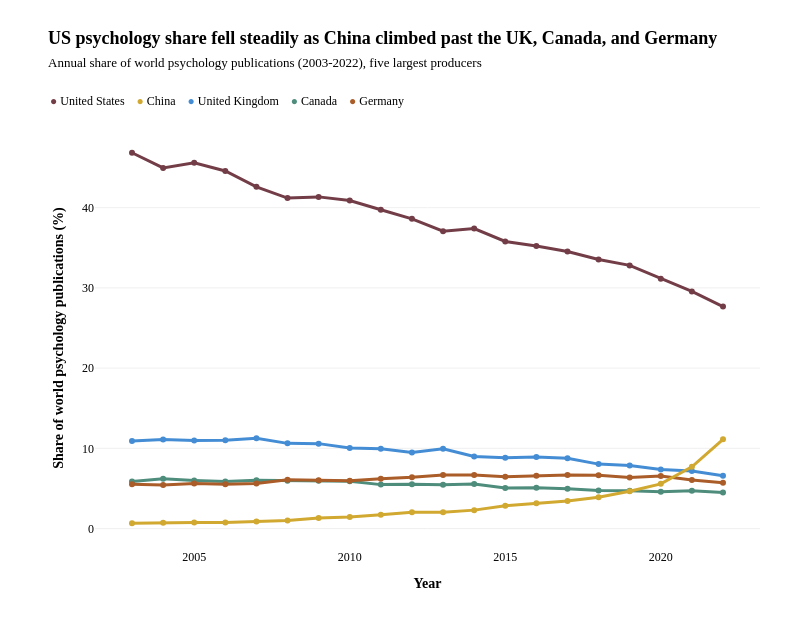

The notebook cell saved with this chart:
### Markdown cell above
## Change over time

### Code cell
panel_cy = merged_data.groupby(['iso_alpha', 'Country', 'Year'], as_index=False)['Publications'].sum()

world_by_year = panel_cy.groupby('Year')['Publications'].sum()
panel_cy = panel_cy.merge(world_by_year.rename('world_total'), left_on='Year', right_index=True)
panel_cy['share_of_world'] = panel_cy['Publications'] / panel_cy['world_total']

trend_countries = {"USA":"United States", "GBR":"United Kingdom", "CAN":"Canada", "DEU":"Germany", "CHN":"China"}
trend_colors = {"United States": LEAD, 
                "China": ALT, 
                "United Kingdom": UK_C,
                "Canada": CA_C, 
                "Germany": DE_C}
legend_order = ["United States", "China", "United Kingdom", "Canada", "Germany"]

trend_fig = go.Figure()

for iso, name in trend_countries.items():
    sub = panel_cy[panel_cy['iso_alpha'] == iso].sort_values('Year')
    trend_fig.add_trace(go.Scatter(
        x=sub['Year'].tolist(), y=(sub['share_of_world'] * 100).round(4).tolist(),
        mode="lines+markers", name=name, showlegend=False,
        line=dict(color=trend_colors[name], width=3),
        marker=dict(size=6, color=trend_colors[name]),
        hovertemplate=f"<b>{name}</b><br>Year: %{{x}}<br>Share: %{{y:.2f}}%<extra></extra>",
    ))

trend_fig.update_xaxes(title="<b>Year</b>", showgrid=False, zeroline=False, automargin=False,
                       tickfont=dict(family=SANS, size=12))
trend_fig.update_yaxes(title="<b>Share of world psychology publications (%)</b>", showgrid=True,
                       gridcolor=GRID, zeroline=False, automargin=False,
                       tickfont=dict(family=SANS, size=12))

trend_fig.update_layout(
    autosize=True, paper_bgcolor=BG, plot_bgcolor=BG,
    font=dict(family=SANS, size=12, color="black"),
    hoverlabel=HOVER,
    margin=dict(t=20, b=70, l=52, r=20),
)

titled(trend_fig,
       "US psychology share fell steadily as China climbed past the UK, Canada, and Germany",
       "Annual share of world psychology publications (2003-2022), five largest producers",
       legend=[(name, trend_colors[name]) for name in legend_order],
       png="global_share_overtime.png", height=618, margin=dict(t=128, b=70, l=95, r=40), title_top=44)

### Figure 1 — Plotly figure (JSON) as saved in the notebook; plotly's stock layout.template omitted (floating-point values rounded to 4 significant figures)
{"data": [{"hovertemplate": "<b>United States</b><br>Year: %{x}<br>Share: %{y:.2f}%<extra></extra>", "line": {"color": "#733D47", "width": 3}, "marker": {"color": "#733D47", "size": 6}, "mode": "lines+markers", "name": "United States", "showlegend": false, "type": "scatter", "x": [2003, 2004, 2005, 2006, 2007, 2008, 2009, 2010, 2011, 2012, 2013, 2014, 2015, 2016, 2017, 2018, 2019, 2020, 2021, 2022], "y": [46.84, 44.95, 45.59, 44.57, 42.59, 41.19, 41.34, 40.89, 39.74, 38.6, 37.06, 37.39, 35.78, 35.22, 34.52, 33.53, 32.8, 31.13, 29.56, 27.67]}, {"hovertemplate": "<b>United Kingdom</b><br>Year: %{x}<br>Share: %{y:.2f}%<extra></extra>", "line": {"color": "#448DD4", "width": 3}, "marker": {"color": "#448DD4", "size": 6}, "mode": "lines+markers", "name": "United Kingdom", "showlegend": false, "type": "scatter", "x": [2003, 2004, 2005, 2006, 2007, 2008, 2009, 2010, 2011, 2012, 2013, 2014, 2015, 2016, 2017, 2018, 2019, 2020, 2021, 2022], "y": [10.91, 11.11, 10.99, 11.01, 11.25, 10.62, 10.59, 10.04, 9.942, 9.489, 9.955, 8.985, 8.831, 8.931, 8.76, 8.034, 7.857, 7.364, 7.163, 6.573]}, {"hovertemplate": "<b>Canada</b><br>Year: %{x}<br>Share: %{y:.2f}%<extra></extra>", "line": {"color": "#4E8C7B", "width": 3}, "marker": {"color": "#4E8C7B", "size": 6}, "mode": "lines+markers", "name": "Canada", "showlegend": false, "type": "scatter", "x": [2003, 2004, 2005, 2006, 2007, 2008, 2009, 2010, 2011, 2012, 2013, 2014, 2015, 2016, 2017, 2018, 2019, 2020, 2021, 2022], "y": [5.881, 6.204, 6.004, 5.872, 6.022, 5.963, 5.974, 5.884, 5.478, 5.525, 5.47, 5.547, 5.054, 5.095, 4.952, 4.741, 4.71, 4.592, 4.725, 4.481]}, {"hovertemplate": "<b>Germany</b><br>Year: %{x}<br>Share: %{y:.2f}%<extra></extra>", "line": {"color": "#AA5D28", "width": 3}, "marker": {"color": "#AA5D28", "size": 6}, "mode": "lines+markers", "name": "Germany", "showlegend": false, "type": "scatter", "x": [2003, 2004, 2005, 2006, 2007, 2008, 2009, 2010, 2011, 2012, 2013, 2014, 2015, 2016, 2017, 2018, 2019, 2020, 2021, 2022], "y": [5.532, 5.432, 5.603, 5.53, 5.617, 6.073, 6.022, 5.962, 6.223, 6.383, 6.686, 6.669, 6.469, 6.569, 6.675, 6.64, 6.361, 6.549, 6.054, 5.703]}, {"hovertemplate": "<b>China</b><br>Year: %{x}<br>Share: %{y:.2f}%<extra></extra>", "line": {"color": "#D1A830", "width": 3}, "marker": {"color": "#D1A830", "size": 6}, "mode": "lines+markers", "name": "China", "showlegend": false, "type": "scatter", "x": [2003, 2004, 2005, 2006, 2007, 2008, 2009, 2010, 2011, 2012, 2013, 2014, 2015, 2016, 2017, 2018, 2019, 2020, 2021, 2022], "y": [0.664, 0.7338, 0.7492, 0.7709, 0.8842, 1.005, 1.312, 1.45, 1.714, 2.04, 2.02, 2.299, 2.841, 3.156, 3.446, 3.908, 4.662, 5.572, 7.698, 11.12]}], "layout": {"annotations": [{"font": {"color": "black", "family": "IBM Plex Sans", "size": 12}, "showarrow": false, "text": "<span style='color:#733D47'>●</span> United States&nbsp;&nbsp;&nbsp;&nbsp;<span style='color:#D1A830'>●</span> China&nbsp;&nbsp;&nbsp;&nbsp;<span style='color:#448DD4'>●</span> United Kingdom&nbsp;&nbsp;&nbsp;&nbsp;<span style='color:#4E8C7B'>●</span> Canada&nbsp;&nbsp;&nbsp;&nbsp;<span style='color:#AA5D28'>●</span> Germany", "x": -0.07068, "xanchor": "left", "xref": "paper", "y": 1.086, "yref": "paper"}], "autosize": false, "font": {"color": "black", "family": "IBM Plex Sans", "size": 12}, "height": 618, "hoverlabel": {"bgcolor": "white", "bordercolor": "rgba(0, 0, 0, 0.1)", "font": {"color": "black", "family": "IBM Plex Sans", "size": 12}}, "margin": {"b": 70, "l": 95, "r": 40, "t": 128}, "paper_bgcolor": "white", "plot_bgcolor": "white", "title": {"font": {"color": "black", "family": "IBM Plex Sans", "size": 18}, "text": "<b>US psychology share fell steadily as China climbed past the UK, Canada, and Germany</b><br><span style='font-family:Newsreader;font-size:13px'>Annual share of world psychology publications (2003-2022), five largest producers</span>", "x": 0.06, "xanchor": "left", "xref": "container", "y": 0.9288, "yanchor": "top"}, "width": 800, "xaxis": {"automargin": false, "showgrid": false, "tickfont": {"family": "IBM Plex Sans", "size": 12}, "title": {"text": "<b>Year</b>"}, "zeroline": false}, "yaxis": {"automargin": false, "gridcolor": "#F0F0F0", "showgrid": true, "tickfont": {"family": "IBM Plex Sans", "size": 12}, "title": {"text": "<b>Share of world psychology publications (%)</b>"}, "zeroline": false}}}
